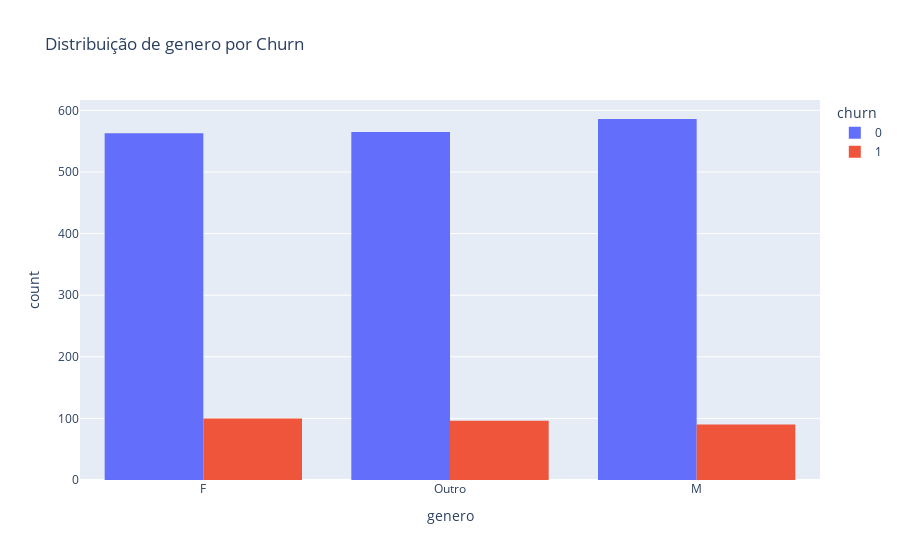

Notebook source saved alongside this figure:
### Code cell
# Gráficos de barras para variáveis categóricas vs Churn
for col in categorical_columns:
  fig = px.histogram(df_employees,
                     x=col,
                     color='churn',
                     barmode='group',
                     title=f'Distribuição de {col} por Churn')
  fig.show()

### Figure 1 — Plotly figure (JSON) as saved in the notebook; plotly's stock layout.template omitted (floating-point values rounded to 4 significant figures; data arrays with more than 128 entries replaced by an {"elided": "..."} marker saying what was removed)
{"data": [{"alignmentgroup": "True", "bingroup": "x", "hovertemplate": "churn=0<br>genero=%{x}<br>count=%{y}<extra></extra>", "legendgroup": "0", "marker": {"color": "#636efa", "pattern": {"shape": ""}}, "name": "0", "offsetgroup": "0", "orientation": "v", "showlegend": true, "type": "histogram", "x": {"elided": "1714 str values"}, "xaxis": "x", "yaxis": "y"}, {"alignmentgroup": "True", "bingroup": "x", "hovertemplate": "churn=1<br>genero=%{x}<br>count=%{y}<extra></extra>", "legendgroup": "1", "marker": {"color": "#EF553B", "pattern": {"shape": ""}}, "name": "1", "offsetgroup": "1", "orientation": "v", "showlegend": true, "type": "histogram", "x": {"elided": "286 str values"}, "xaxis": "x", "yaxis": "y"}], "layout": {"barmode": "group", "legend": {"title": {"text": "churn"}, "tracegroupgap": 0}, "title": {"text": "Distribuição de genero por Churn"}, "xaxis": {"anchor": "y", "domain": [0, 1], "title": {"text": "genero"}}, "yaxis": {"anchor": "x", "domain": [0, 1], "title": {"text": "count"}}}}
